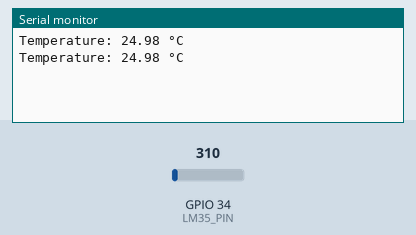
Recording of a sketch running on a simulated ESP32. On the bench: the last lines printed to the serial monitor. The inputs (shaded band) are chosen by the test bench; at power-on: GPIO 34 (LM35_PIN) = 310.

Above: at 2.8 s.
2.9 s: GPIO 34 (LM35_PIN) set to 372
At 4.5 s:
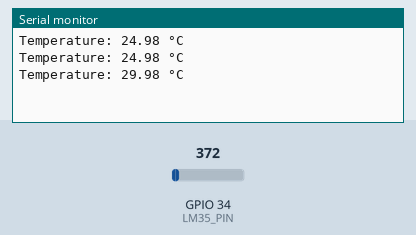
5.6 s: GPIO 34 (LM35_PIN) set to 434
At 7.2 s:
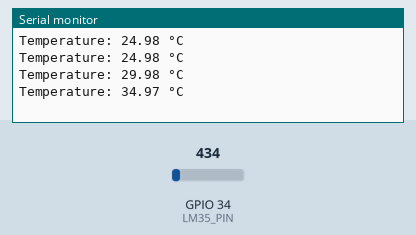
Timing chart, 0 to 8.7 s (numbered marks = the images above; inputs shaded):
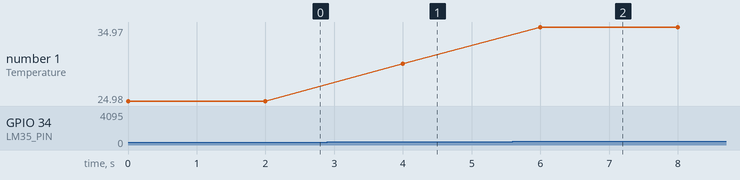

Measured:
- after the input at 2.9 s, the serial monitor: prints a new line after 1.1 s (image 1)
- after the input at 5.6 s, the serial monitor: prints a new line after 0.40 s (image 2)
- plotted number 1: 24.98 → 29.98 after the input at 2.9 s, 29.98 → 34.97 after the input at 5.6 s

The sketch:

TemperatureSensor.ino.ino
```cpp
#define LM35_PIN 34  // LM35 connected to GPIO34 (Analog pin)

void setup() {
  Serial.begin(115200);
}

void loop() {
  int sensorValue = analogRead(LM35_PIN); // Read raw ADC value (0-4095)

  // Convert ADC value to voltage
  float voltage = sensorValue * (3.3 / 4095.0);

  // Convert voltage to temperature (10mV per °C)
  float temperatureC = voltage * 100.0;

  // Print Temperature in Celsius
  Serial.print("Temperature: ");
  Serial.print(temperatureC);
  Serial.println(" °C");

  delay(2000);  // Wait 2 seconds before next reading
}
```
